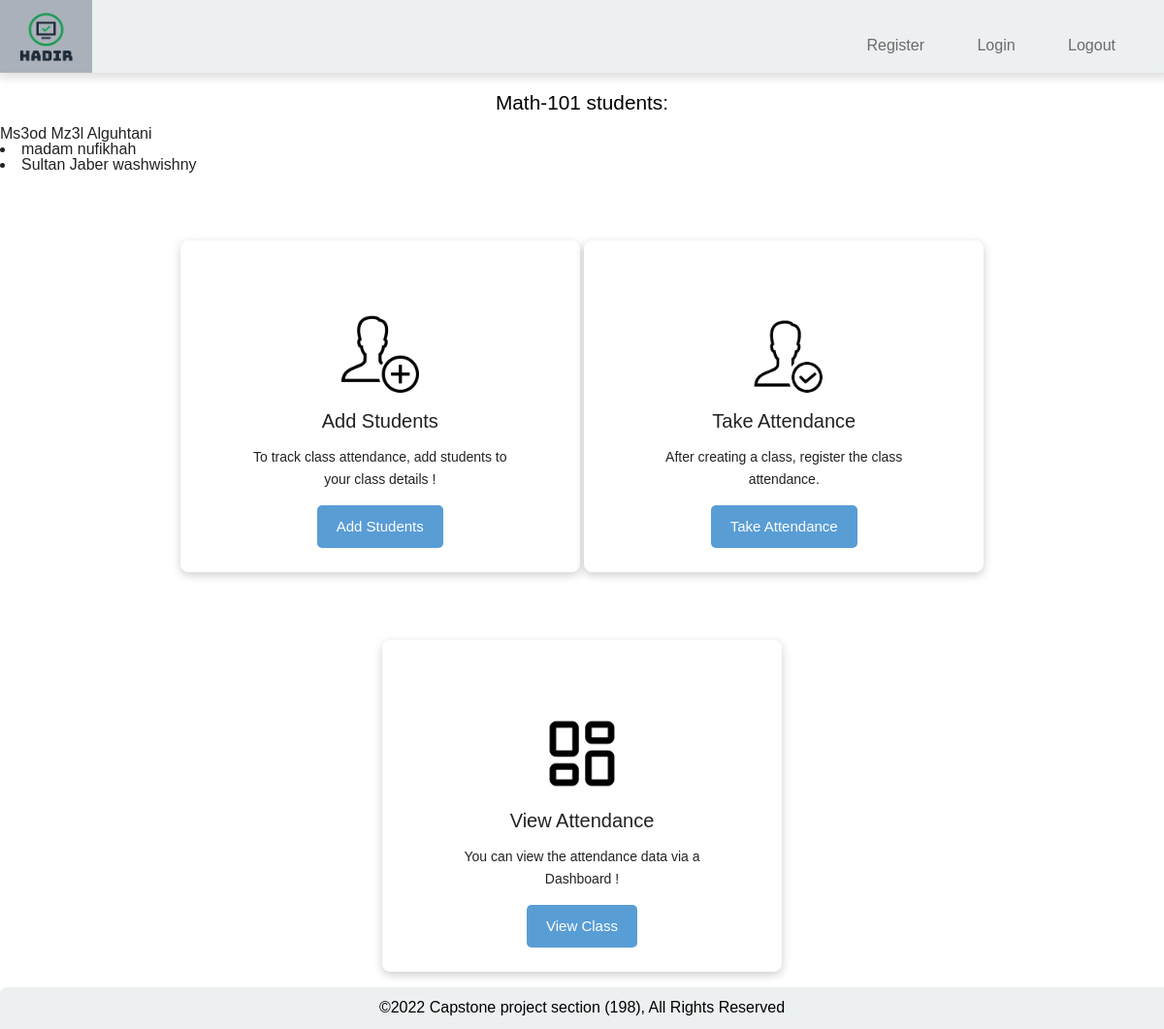
/Hadir/Classes/Math-101 (signed in), run on the app's committed database.
### HadirApp/models.py (models this page shows)
class Class(models.Model):
    instructor = models.ForeignKey(User, null=True, on_delete=models.SET_NULL)
    class_id = models.CharField(primary_key=True, max_length=3, validators=[
                                RegexValidator(r'\d{3}')])
    class_name = models.CharField(max_length=50)
    classImgs = models.FileField(max_length=300, null=True)
    def __str__(self):
        return (f'{self.class_name}-{self.class_id}')

class Student(models.Model):
    name = models.CharField(max_length=60)
    student_id = models.CharField(
        primary_key=True, max_length=8, validators=[RegexValidator(r'^(4)(\d{7})$')])
    student_absence = models.IntegerField(default=0)
    reg_date = models.DateTimeField('date registered',  auto_now_add=True)
    classes = models.ManyToManyField(Class)
    precense = models.BooleanField(default=False)
    def __str__(self):
        return self.name

### HadirApp/views.py (the view)
# urls.py: path('Hadir/Classes/<str:class_name>-<int:class_id>', views.clas, name="clas"),
@login_required(login_url='./login')
def clas(request, class_id, class_name):
    try:
        if Class.objects.filter(class_id=class_id).exists():
            currentClass = Class.objects.get(class_id=class_id)
            students = Student.objects.all()
            classStd = []
            for student in students:
                for clas in student.classes.all():
                    if clas == currentClass:
                        classStd.append(student)
            if not classStd:
                print('no student in this class')
            print(classStd)
            return render(request, 'HadirApp/class.html', {'classStd': classStd, 'currentClass': currentClass})
        else:
            print('class 404 Not Found')
            return redirect('/Hadir/404')
    except:
        print('404 Not Found')
        return redirect('/Hadir/404')
    return render(request, 'HadirApp/class.html')  # , {'classStd': classStd}

### HadirApp/templates/HadirApp/class.html (shortened to what this page needs)
{% extends 'HadirApp/base.html' %}
{% load static %}
{% block main_content %}
<ul>
    <h2>{{currentClass}} students:</h2>
    {% for student in classStd %}
    <li>{{student}}</li>
</ul>
{% endfor %}
    <div class="outer">
    <div class="box"><img src="{% static 'Hadir/media/add-user.png' %}" alt="">
        <h3>Add Students</h3>
        <br>
        <p>To track class attendance, add students to your class details !
        </p>
        <a class="btn"href="/Hadir/student_enrollment/{{currentClass.class_name}}-{{currentClass.class_id}}"><p>Add Students</p></a>
    </div>
    <div class="box"><img src="{% static 'Hadir/media/Take.png' %}" alt="">
        <h3>Take Attendance</h3>
        <br>
        <p>After creating a class, register the class attendance.
        </p>
        <a class="btn"href="/Hadir/Classes/{{currentClass.class_name}}-{{currentClass.class_id}}/Attendance"><p>Take Attendance</p>
    </a></div>
    <div class="box"><img src="{% static 'Hadir/media/dashboard-icon.png' %}" alt="">
             <h3>View Attendance</h3>
             <br>
            <p>You can view the attendance data via a Dashboard !
            </p>
        <a class="btn" href="/Hadir/Classes/{{currentClass.class_name}}-{{currentClass.class_id}}/Dashboard"> <p>View Class</p>
    </a></div>
    </div>
{% endblock %}

### HadirApp/static/Hadir/main.css (style rules this page uses)
* { margin: 0; padding: 0; box-sizing: border-box; font-family: 'Lato', 'Arial', sans-serif; scroll-behavior: smooth; }
body { background-color: #f1f1f1; }
h1, p { text-align: center; line-height: 1.4; }
h2 { color: #000; font-size: 1.3rem; text-align: center; line-height: 1.4; margin-bottom: 10px; }

### HadirApp/static/Hadir/log-reg-style.css (style rules this page uses)
html { scroll-behavior: smooth; height: 100%; background-image: url('https://images.unsplash.com/photo-1435224668334-0f82ec57b605?ixlib=rb-1.2.1&ixid=MnwxMjA3fDB8MHxwaG90by1yZWxhdGVkfDd8fHxlbnwwfHx8fA%3D%3D&w=1000&q=80'); background-position: center; background-repeat: no-repeat; background-size: cover; }
.box { display: flex; flex-direction: column; justify-content: space-around; width: 320px; height: 375px; padding: 10px; border: 1px solid #ffffff; background-color: #fff; align-items: center; border-radius: 8px; margin-top: 70px; }
.box a { margin-top: 15px; text-decoration: none; color: dimgray; }

### HadirApp/static/Hadir/class.css (style rules this page uses)
html { scroll-behavior: smooth; height: 100%; background: #eef0ef; background-position: center; background-repeat: no-repeat; background-size: cover; }

### HadirApp/static/Hadir/attendance.css (style rules this page uses)
body { background-color: #b6b4b4; font-family: Helvetica, sans-serif; color: #222; scroll-behavior: smooth; }
* { margin: 0; padding: 0; border: 0; font-size: 100%; font: inherit; vertical-align: baseline; box-sizing: content-box; }
body { line-height: 1; }
ol, ul { list-style: none; }

### HadirApp/templates/HadirApp/class.html (style rules this page uses)
.outer { padding-top: 4%; list-style-type: none; text-align: center; margin: 0; padding: 0; }
.box { display: inline-block; padding: 5%; height: 220px; width: 290px; box-shadow: 0 3px 10px rgb(0 0 0 /0.2); transition: 0.4s ease; }
.box img { padding: 1rem; height: 80px; }
.box h3 { font-size: 20px; }
.box p { font-size: 14px; line-height: 1.63; }
.btn { color: white; border: none; outline: none; margin-top: 25px; margin-bottom: 15px; padding: 10px 20px; background: #599dd5; border-radius: 5px; display: inline-block; text-decoration: none; }
.btn p { color: white; font-size: 15px; }

### data on the page
Class: class_name+class_id "Math-101"
Student: name "Ms3od Mz3l Alguhtani"
Student: name "madam nufikhah"
Student: name "Sultan Jaber washwishny"
